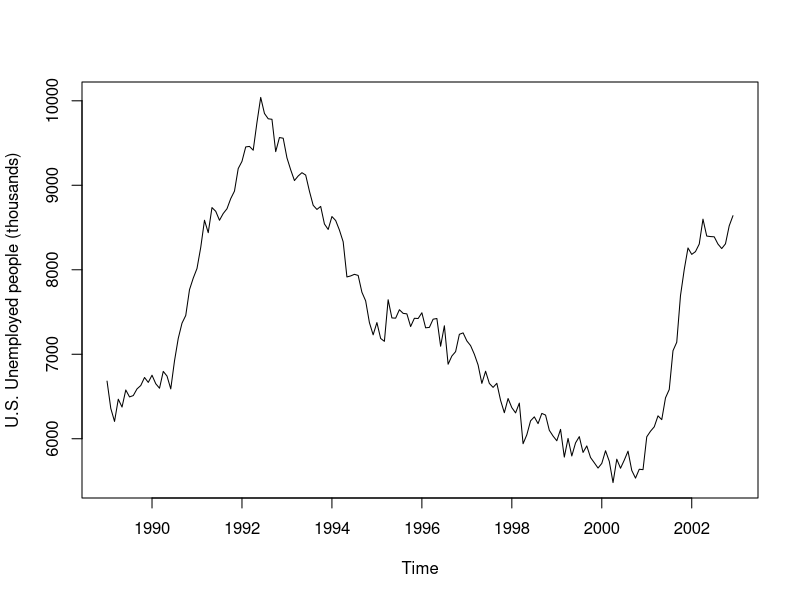
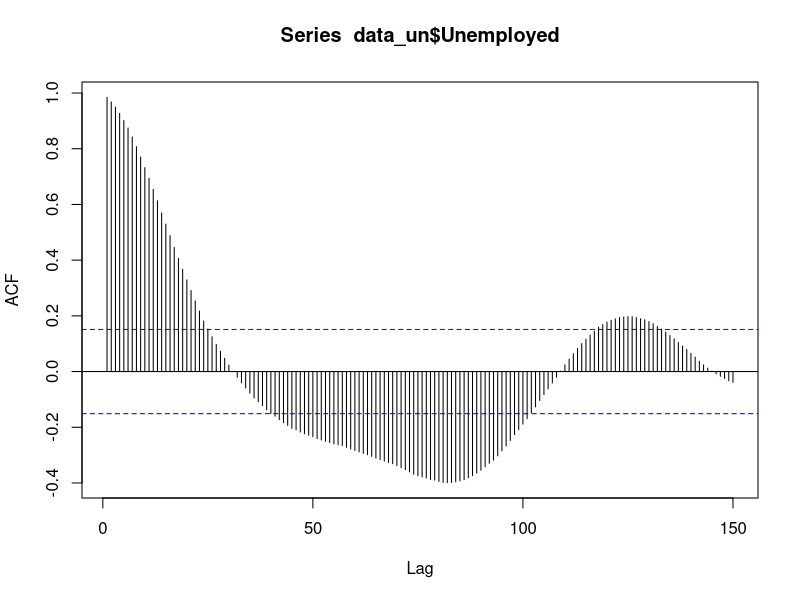
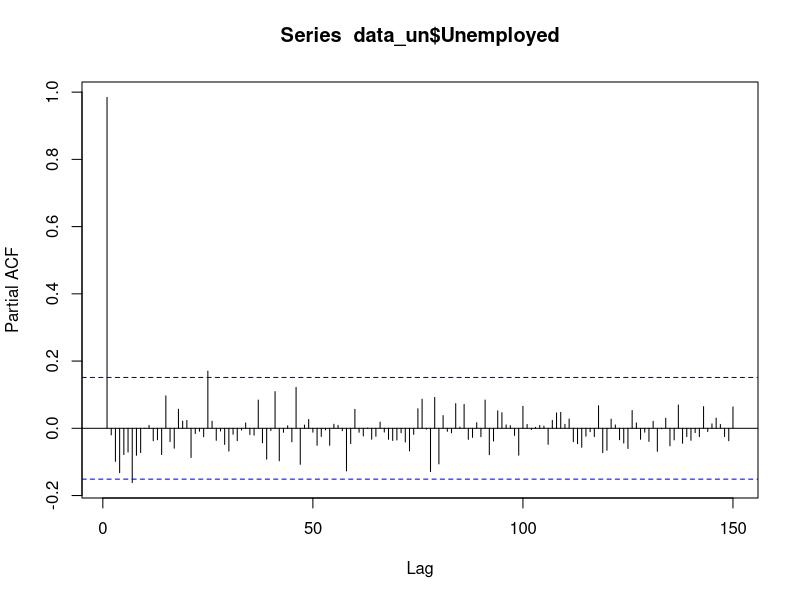

Recreate these plots in R, in order.

# load package nlme for autocorrelation functions
library(stats)

# change your data directory path here
setwd("C:/Teaching/Undergrad/ECO374 19 winter/R")

# load data (Monthly data on U.S. unemployed people, in thousands)
data_un <- read.csv(file="Unemployed.csv", header=TRUE, sep=",")

# plot, ACF, PACF
tsdata_un <- ts(data_un$Unemployed,start=c(1989,1),frequency=12)
plot.ts(tsdata_un, ylab ="U.S. Unemployed people (thousands)")
abline(h=c(0,length(data_un$Unemployed)))

ACF <- acf(data_un$Unemployed, lag.max = 150, plot = FALSE, demean = TRUE)
plot(ACF[1:150])

PACF <- pacf(data_un$Unemployed, lag.max = 150, plot = FALSE, demean = TRUE)
plot(PACF[1:150])
